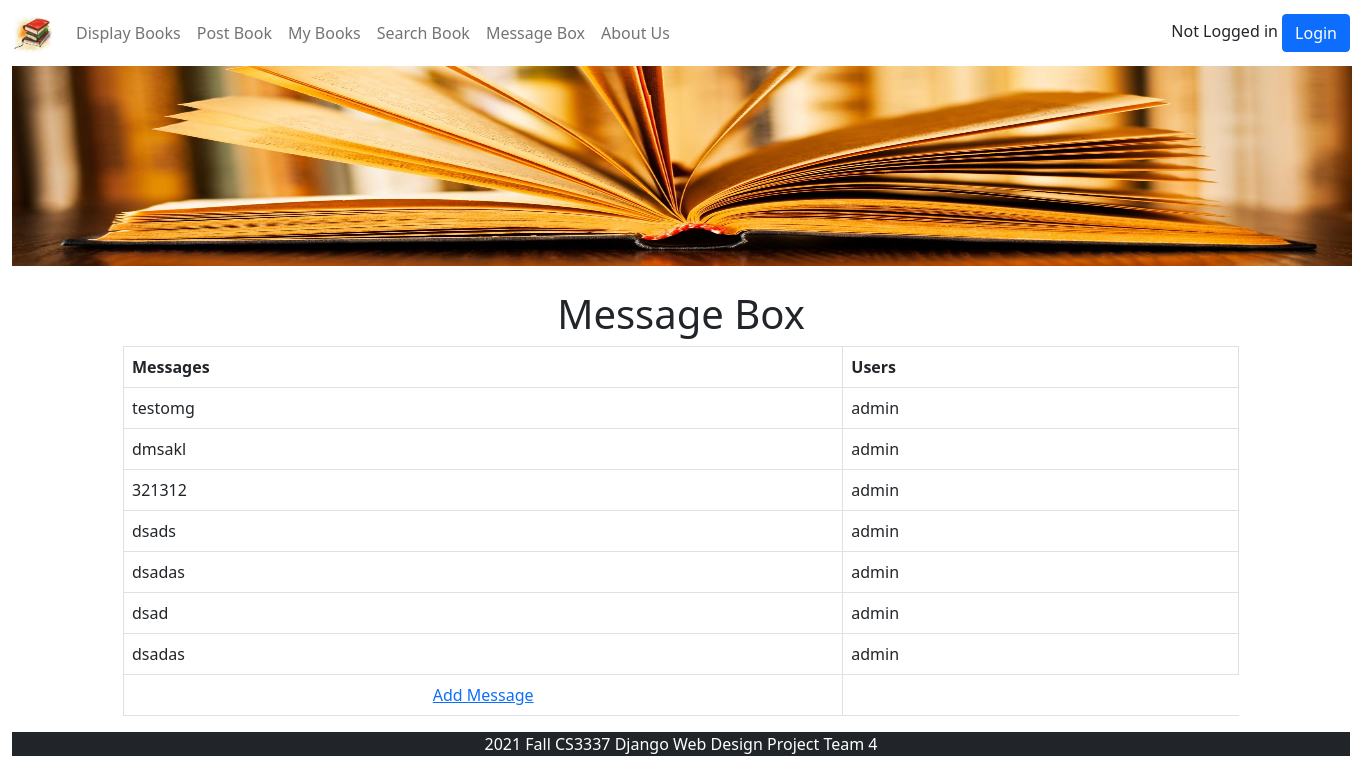
The app's page /messagebox, older data.
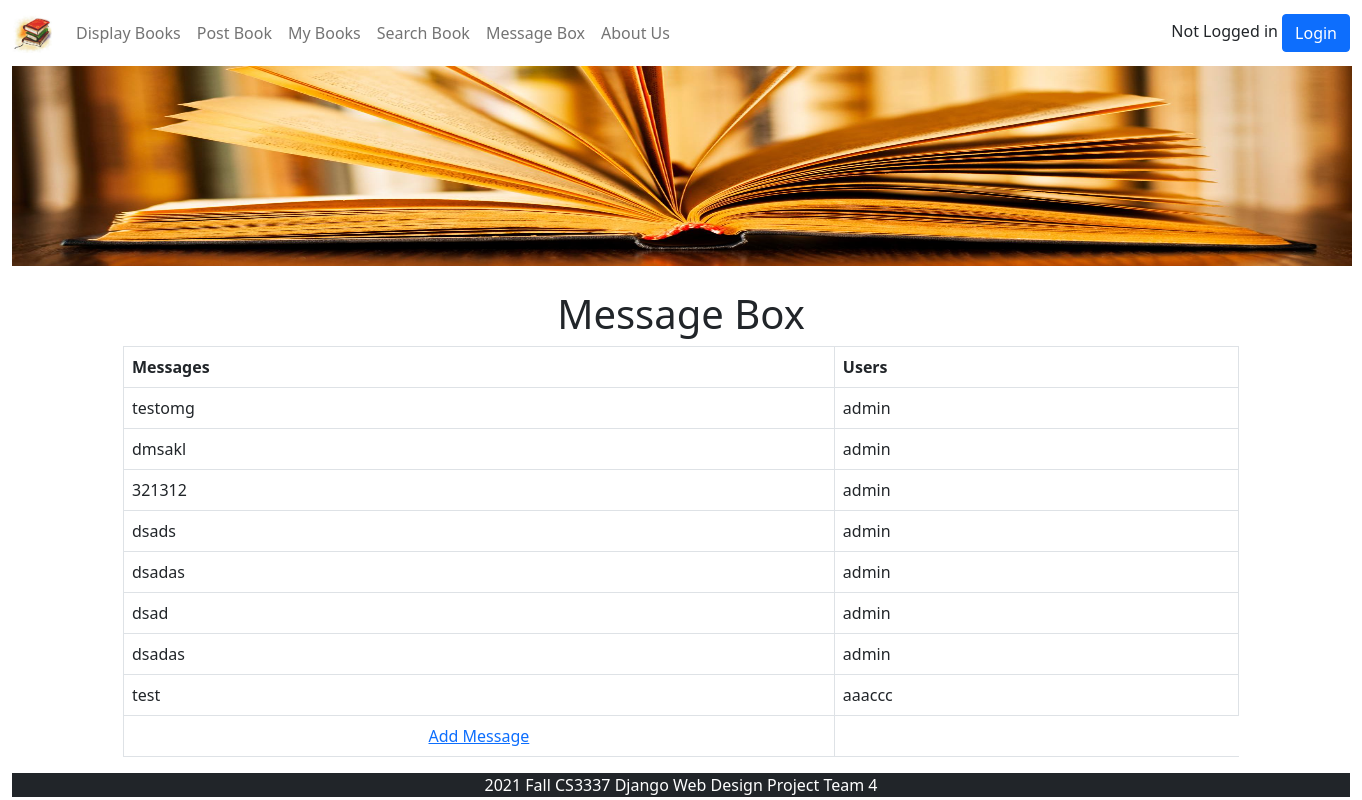
The same page, newer data.
### bookMng/models.py (models this page shows, shortened)
class Messages(models.Model):
    message = models.CharField(max_length=200)
    username = models.ForeignKey(User, blank=True, null=True, on_delete=models.CASCADE)

### bookMng/views.py (the view)
# urls.py: path('messagebox', views.messagebox, name='messagebox'),
def messagebox(request):
    messages = Messages.objects.all()
    books = Book.objects.all()
    return render(request,
                  'bookMng/messagebox.html',
                  {
                      'item_list': MainMenu.objects.all(),
                      'messages': messages,
                      'books': books,
                  })

### bookEx/templates/bookMng/messagebox.html (shortened to what this page needs)
{% extends "base.html" %}
{% load static %}
{% block content %}
<h1 align="center"> Message Box </h1>
  <table class="table table-bordered">
          <thead>
        <tr>
            <th scope="col">Messages</th>
            <th scope="col">Users</th>
        </tr>
    </thead>
      {% for message in messages %}
        <tr>
            <td>{{ message.message }} </td>
            <td>{{ message.username }} </td>
        </tr>
            {% endfor %}
        <tr>
            <td align="center">
                <a href="book_message">Add Message</a>
            </td>
        </tr>
  </table>
{% endblock content %}

Row changes from the older to the newer data that the page shows:
added Messages: message "test", username "aaaccc"
